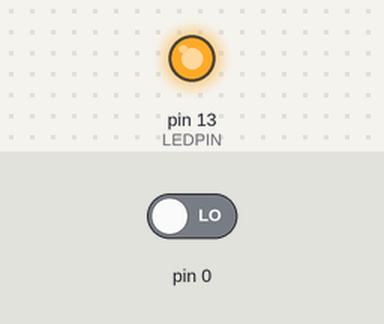
The sketch below on a simulated Arduino Uno, built with avr-gcc and run on an emulated ATmega328P. On the bench: output pins drawn as LEDs (lit = HIGH). Inputs (shaded band) come from the test bench; at power-on: pin 0 LOW.

Above: at 1.2 s.
1.3 s: pin 0 driven HIGH
At 2.5 s:
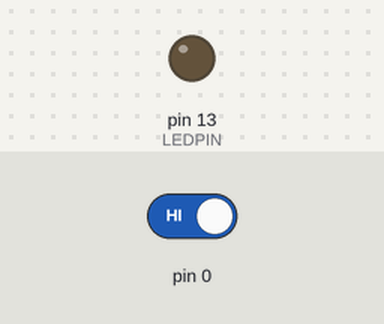
2.8 s: pin 0 driven LOW
At 3.7 s:
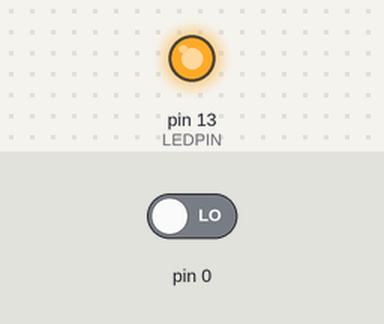
Timing chart, 0 to 5.8 s (numbered marks = the images above; inputs shaded):
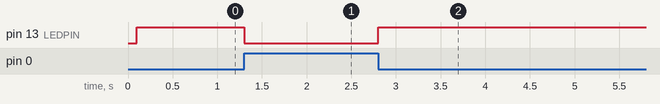

The sketch:

TimerOne.ino
```cpp
#include <TimerOne.h>

#define LEDPIN 13

void setup()

{
  pinMode(LEDPIN,OUTPUT);
  Timer1.initialize(100000);
  Timer1.attachInterrupt(timerlsr);

}

void loop() {
  // put your main code here, to run repeatedly:

}

void timerlsr()

{
   if(digitalRead(LEDPIN==HIGH))

    digitalWrite(LEDPIN,LOW);

   else

    digitalWrite(LEDPIN,HIGH);


}
```

Measured:
- after the input at 1.3 s, pin 13 (LEDPIN): HIGH → LOW at once
- after the input at 2.8 s, pin 13 (LEDPIN): LOW → HIGH at once
